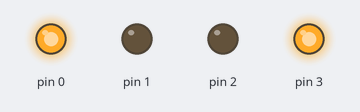
The sketch below on a simulated Arduino Uno, built with avr-gcc and run on an emulated ATmega328P. On the bench: output pins drawn as LEDs (lit = HIGH).

Above: at 0.1 s.
At 1.94 s:
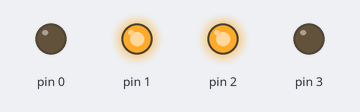
At 3.37 s:
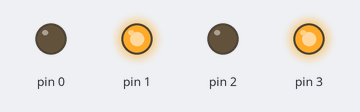
At 4.4 s:
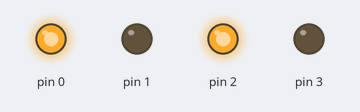
Timing chart, 0 to 4.7 s (numbered marks = the images above):
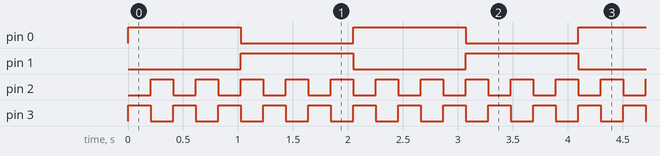

The sketch:

Ex_4.2.ino
```cpp
#include <avr/io.h>
#include <avr/interrupt.h>
int count0 = 0;
int count2 = 0;

int main(void) {
  DDRD = 0x0F;
  SREG= 0x80;
  TCCR0A = 0x00;
  TCCR0B = 0x0A; // Set prescaler as 8 while maintaining CTC mode
  TIMSK0 = 0x06;

  PORTD = 0x09;

while(true) {

}

}

ISR(TIMER0_COMPA_vect) {
  count0++;
  if(count0==1600) { // Multiplied count0 by 8(orginally 250) to make up for the prescaler being 8 times as fast
    PORTD ^=0x0C;

    count0 =0;
  }
}
ISR(TIMER0_COMPB_vect) {
  count2++;
  if(count2==8000) { //  Multiplied count2 by 8(orginally 1000) to make up for the prescaler being 8 times as fast
    PORTD ^=0x03;

    count2 =0;
  }
}
```

Measured:
- by itself, pin 0, pin 1: alternates HIGH for 1.0 s and LOW for 1.0 s
- by itself, pin 2, pin 3: alternates HIGH for 0.20 s and LOW for 0.20 s
- by itself, everything shown: repeats every 2.0 s, in 10 steps
